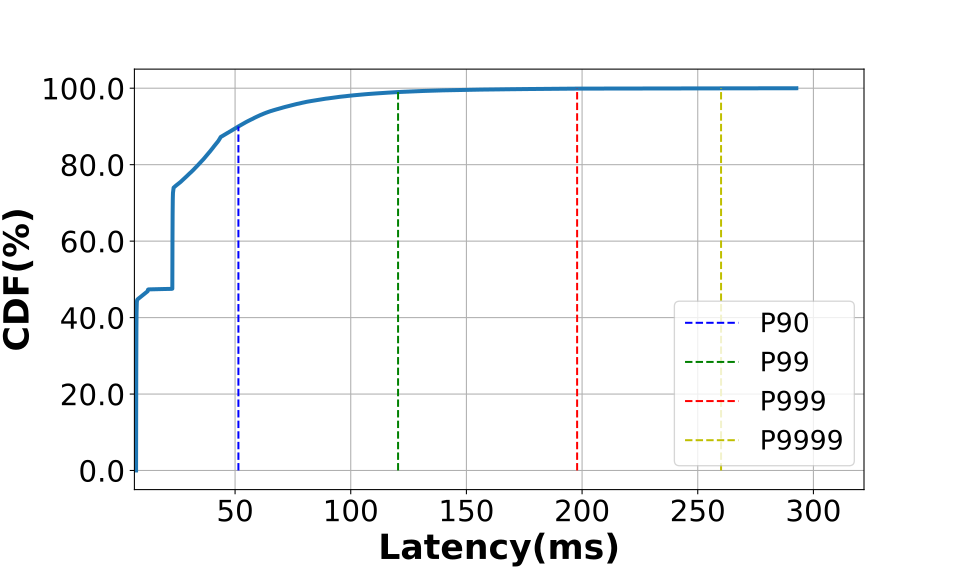

Python code for this plot:
#!/usr/bin/env python
# coding: utf-8

#解析模型预测 SLA

from cProfile import label
from turtle import color
import pandas as pd
import matplotlib.pyplot as plt
from matplotlib.ticker import FuncFormatter
from matplotlib.pyplot import MultipleLocator, plot

EPS = 1e-9

# 百分比换算
def to_percent(y, position):
    return str(100 * round(y, 2))


csvfile = 'SLOs.csv'
all_start = [] #所有请求的开始时间
latency = [] #所有请求的延迟
title1 = open(csvfile,"r",encoding="utf-8").readline().strip() #读取表头信息

#读取文件
csv_data = pd.read_csv(csvfile,header=1)
csv_values = csv_data.values
all_start = csv_values[:,0].tolist()
latency =  csv_values[:,1].tolist()

# 用排队论模型来拟合实测数据
#----------------------------------------------------------

#图2 曲线拟合
fig2 = plt.figure(figsize=(10,6)) 

# 设置纵轴为百分比
fomatter = FuncFormatter(to_percent)
ax = plt.gca()
# ax.xaxis.set_major_locator(MultipleLocator(5))
ax.yaxis.set_major_formatter(fomatter)
# 避免横轴数据起始位置与纵轴重合，调整合适座标范围
x_min = max(min(latency) * 0.9, min(latency) - 10)
x_max = max(max(latency)*1.1,max(latency)+10)

plt.xlim(x_min, x_max)
# 绘制实际百分位延迟
# plt.hist(latency, cumulative=True, histtype='step', weights=[1./ len(latency)] * len(latency))

# 计算拟合参数

latencyList = sorted(latency)   #排序后的延迟列表
x = latencyList
y = []
# print('x=',x)

#计算尾延迟指标
p50 = x[int(len(x)*0.5)]
p90 = x[int(len(x)*0.9)]
p99 = x[int(len(x)*0.99)]
p999 = x[int(len(x)*0.999)]
p9999 = x[int(len(x)*0.9999)]

# 计算百分比 作为y轴
for i in range(len(x)):
    y.append(i/len(x))
# print('y=',y)
plt.plot(x,y, linewidth = 3.0)

XMIN = min(x)  #最小值 用于移动横坐标

vline_indx = [p90]
plt.vlines(vline_indx, 0,0.9,colors='b' ,linestyles='dashed', label='P90')
vline_indx = [p99]
plt.vlines(vline_indx, 0,0.99,colors='g', linestyles='dashed', label='P99')
vline_indx = [p999]
plt.vlines(vline_indx, 0,0.999, colors='r',linestyles='dashed', label='P999')
vline_indx = [p9999]
plt.vlines(vline_indx, 0,0.9999, colors='y',linestyles='dashed', label='P9999')

print('min latency:',min(x),'max latency:',max(x))


print(title1)
plt.grid() #显示网格
#plt.title(title1)
plt.subplots_adjust(bottom=0.15, left=0.14)

plt.legend(loc=4, bbox_to_anchor=(1.005 , 0.025), fontsize = 20) #设置图例位置
plt.xlabel('Latency(ms)', fontsize = 26, weight = 'bold')
plt.ylabel('CDF(%)', fontsize = 26, weight = 'bold')
plt.xticks(fontsize = 22)
plt.yticks(fontsize = 22)
fig2.savefig('SLOs.svg')
plt.show()


